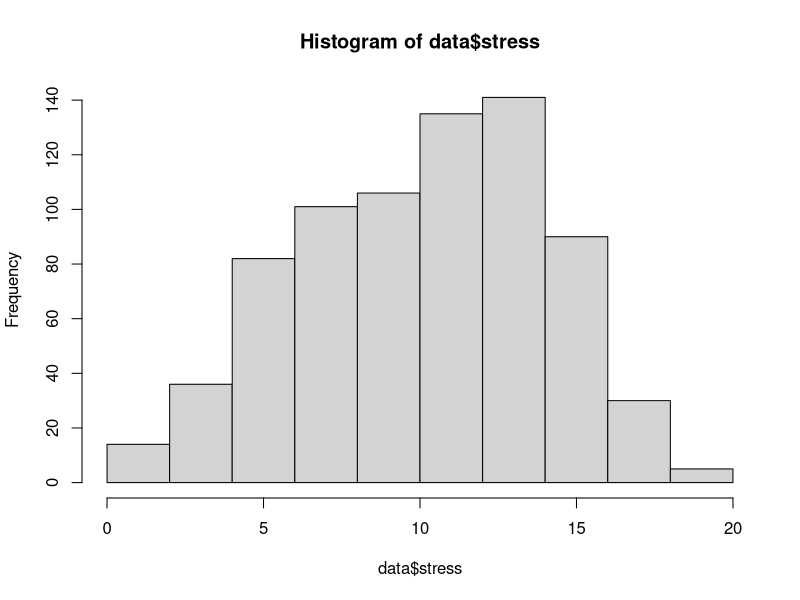
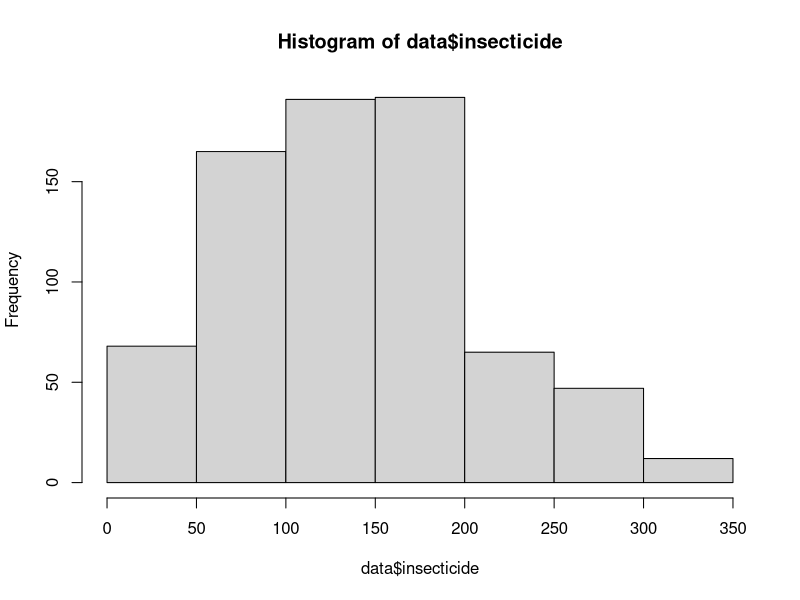
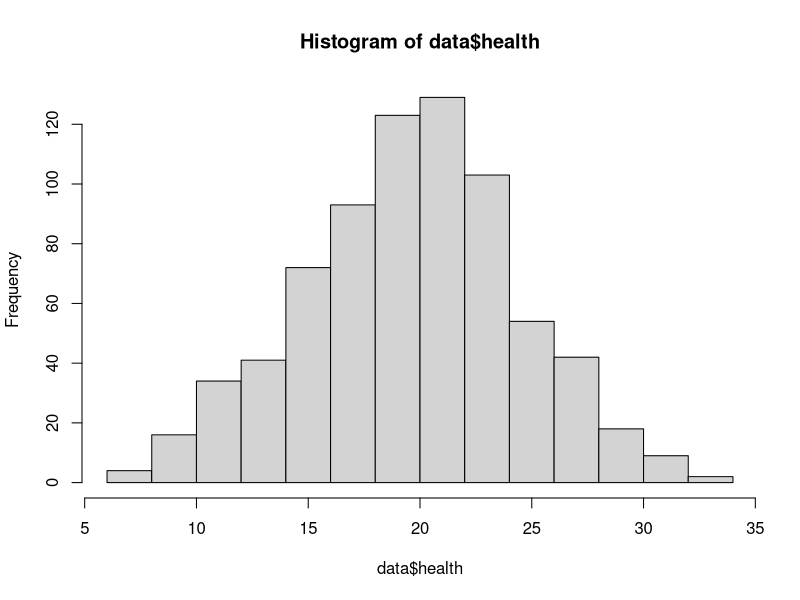
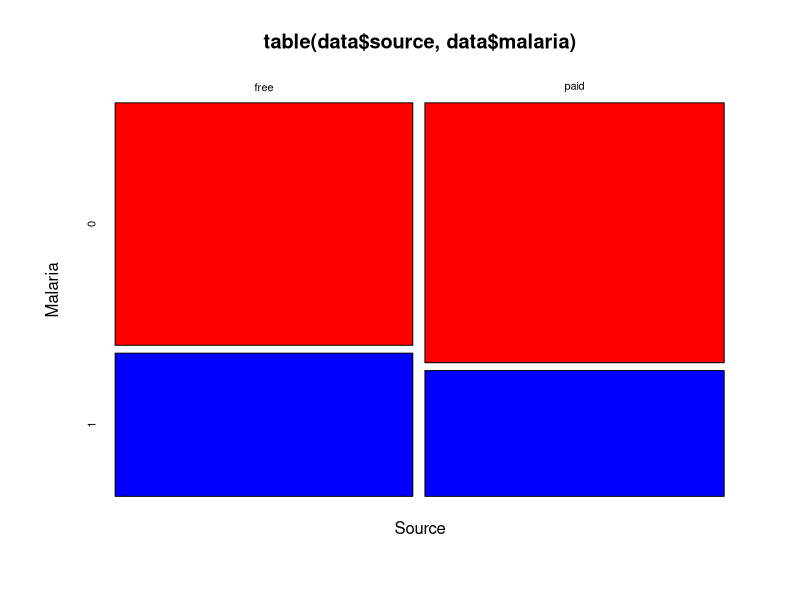
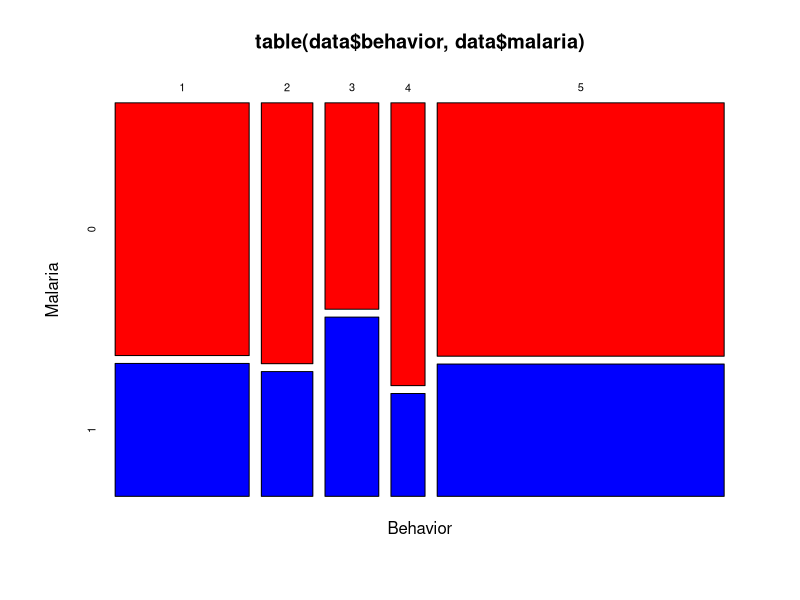
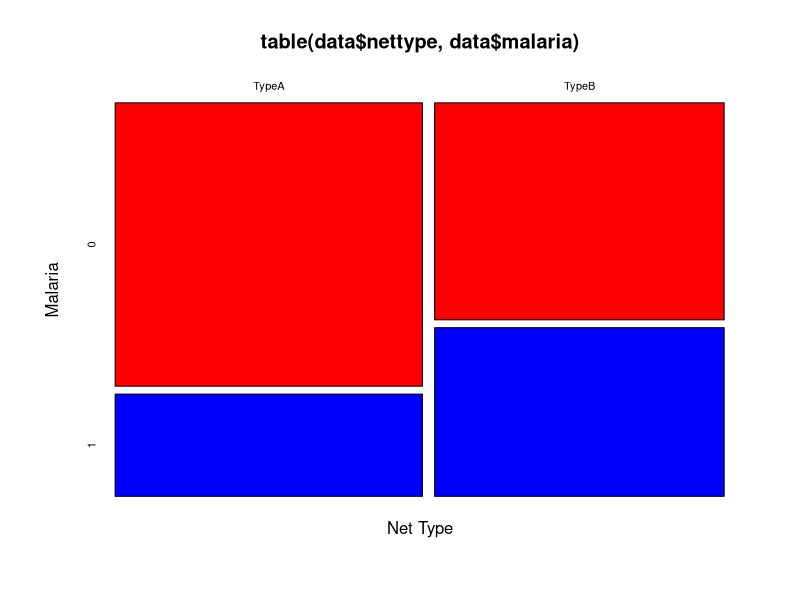
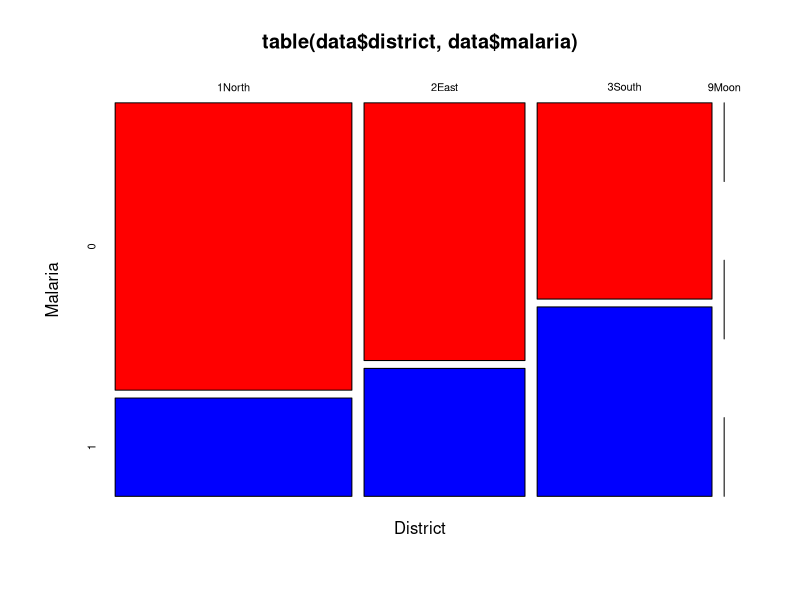
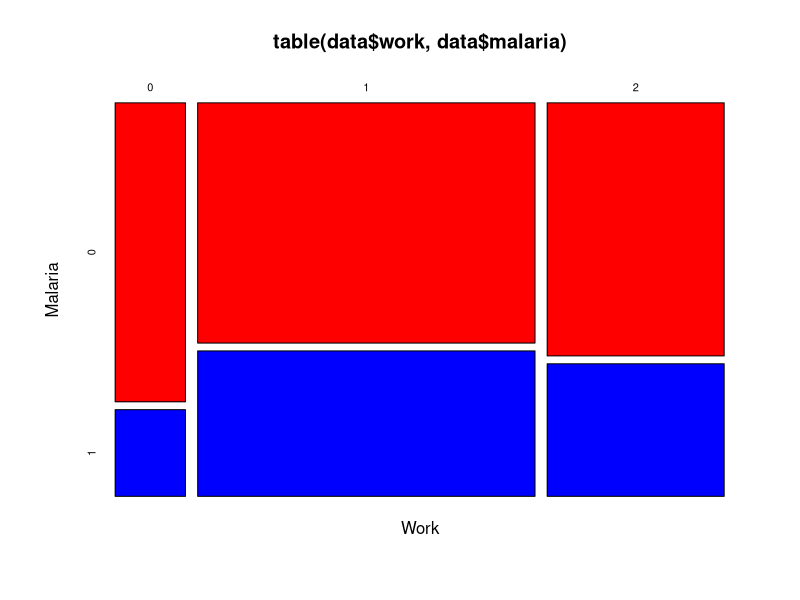

Generate these figures, in order, with R:
# import data
fdata = read.csv("malaria.csv")
head(fdata)

# remove Nid column
data = fdata[,-1]
head(data)

# check for null values
sum(is.na(data))

# change categorical variables using factor
data$source = factor(data$source)
data$behavior = factor(data$behavior)
data$nettype = factor(data$nettype)
data$district = factor(data$district)
data$work = factor(data$work)

# characteristics of subjects
table(data$source)
table(data$behavior)
table(data$nettype)
table(data$district)
table(data$work)
summary(data$insecticide)
table(data$malaria)

# remove outlier
data = data[(data$insecticide < 424.01),]
data = data[(data$health != 37),]
data = data[(data$district != "9Moon"),]
# data$district = droplevels(data$district, exclude = "9Moon")
data = data[(data$stress>0),]

# check for null values
sum(is.na(data))

# histograms
#par(mfrow = c(1, 3))
hist(data$stress)
hist(data$insecticide, breaks = seq(0,350, by=50))
hist(data$health)
par(mfrow = c(1, 1))

# plot of contingency table
mosaicplot(table(data$source, data$malaria),
           color = c("Red", "Blue"),
           xlab="Source",
           ylab="Malaria")

mosaicplot(table(data$behavior, data$malaria),
           color = c("Red", "Blue"),
           xlab="Behavior",
           ylab="Malaria")

mosaicplot(table(data$nettype, data$malaria),
           color = c("Red", "Blue"),
           xlab="Net Type",
           ylab="Malaria")

mosaicplot(table(data$district, data$malaria),
           color = c("Red", "Blue"),
           xlab="District",
           ylab="Malaria")

mosaicplot(table(data$work, data$malaria),
           color = c("Red", "Blue"),
           xlab="Work",
           ylab="Malaria")

mosaicplot(table(data$health, data$malaria),
           color = c("Red", "Blue"),
           xlab="Health",
           ylab="Malaria")

#chisq testing for categorical variables
chisq.test(table(data$malaria, data$source))
chisq.test(table(data$malaria, data$behavior))
chisq.test(table(data$malaria, data$nettype))
chisq.test(table(data$malaria, data$district))
chisq.test(table(data$malaria, data$work))

# LR test for continuous variable
glm.stress = glm(malaria ~ stress, data=data, family="binomial")
glm.insecticide = glm(malaria ~ insecticide, data=data, family="binomial")
glm.health = glm(malaria ~ health, data=data, family="binomial")

pchisq(anova(glm.stress)[2,2], anova(glm.stress)[2,1], lower.tail = FALSE)
pchisq(anova(glm.insecticide)[2,2], anova(glm.insecticide)[2,1], lower.tail = FALSE)
pchisq(anova(glm.health)[2,2], anova(glm.health)[2,1], lower.tail = FALSE)


# slicing-dicing”plot of empirical log-odds
# Stress
table(data$stress)
stress.frac = factor(cut(data$stress,breaks=seq(0,20, by=2)))
table(stress.frac)
stressdata <- data.frame(data, stress.frac)
e.probs= tapply(data$malaria, stress.frac, mean)
round(e.probs,2)
e.logits <- log(e.probs/(1-e.probs))
par(mfrow = c(1, 2))
plot(seq(1,19, by=2), e.probs, xlab = "Stress", col = "blue", pch = 16, main= "Empirical probability for stress")
plot(seq(1,19, by=2), e.logits, xlab="Stress", col = "red", pch = 16,main= "Logit for stress")

# insecticide
insecticide.frac = factor(cut(data$insecticide,breaks=seq(0,350, by=50)))
table(insecticide.frac)
insecticidedata <- data.frame(data, insecticide.frac)
e.probsins= tapply(data$malaria, insecticide.frac, mean)
e.probsins
round(e.probsins,2)
e.logitsins <- log(e.probsins/(1-e.probsins))
plot(seq(25, 325, by=50), e.probsins, xlab = "Insecticide", col = "blue", pch = 16,main= "Empirical probability for insecticide")
plot(seq(25, 325, by=50), e.logitsins, xlab="Insecticide", col = "red", pch = 16,main= "Logit for insecticide")

#######################
#### MODEL FITTING ####
#######################

glm.all = glm(malaria ~., data = data, family="binomial")
summary(glm.all)
pchisq(956.98-807.19, 13, lower.tail=FALSE)

glm.reduce = glm(malaria ~. - source - health - work, data=data, family="binomial")
summary(glm.reduce)

anova(glm.reduce, glm.all)
pchisq(3.754, 4, lower.tail=FALSE)

glm.intercept = glm(malaria ~ 1, data=data, family="binomial")

# forward selection algorithm
glm.forward = step(glm.intercept, direction='forward', scope=formula(glm.all))
formula(glm.forward) # malaria ~ stress + district + nettype + insecticide

# backward selection algorithm
glm.backward = step(glm.all, direction='backward')
formula(glm.backward) # malaria ~ stress + insecticide + nettype + district

# both direction
glm.both = step(glm.intercept, direction='both', scope=formula(glm.all))
formula(glm.both) # malaria ~ stress + district + nettype + insecticide

anova(glm.both, glm.all)
pchisq(1.8935, 4, lower.tail = FALSE) # 0.755339

# check for interaction
glm.interaction = glm(malaria ~ stress + district + nettype + insecticide + stress*district + stress*nettype + stress*insecticide + district*nettype + district*insecticide + nettype*insecticide, data = data, family = "binomial")
summary(glm.interaction)

glm.interact.forward = step(glm.both, direction='forward', scope=formula(glm.interaction))
formula(glm.interact.forward) # malaria ~ stress + district + nettype + insecticide + nettype:insecticide

glm.interact.backward = step(glm.interaction, direction='backward')
formula(glm.interact.backward) # malaria ~ stress + district + nettype + insecticide + nettype:insecticide

glm.interact.both = step(glm.both, direction='both', scope=formula(glm.interaction))
formula(glm.interact.both) # malaria ~ stress + district + nettype + insecticide + nettype:insecticide

anova(glm.interact.both, glm.interaction)
pchisq(6.9708, 8, lower.tail = FALSE) # 0.5397864

# seems that interaction term is not relevant
anova(glm.both, glm.interact.both)
pchisq(3.057, 1, lower.tail = FALSE) # 0.08038997
